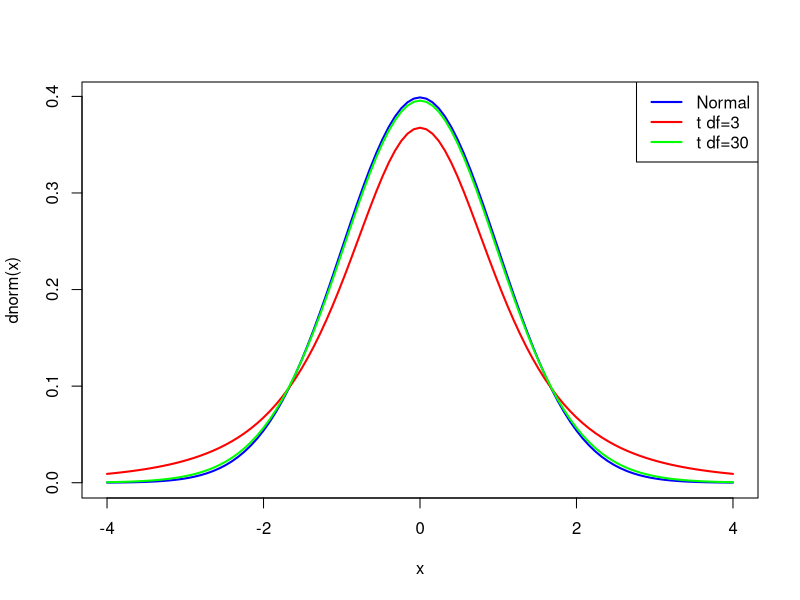

The R source for this figure:
curve(dnorm(x), -4, 4, col = "blue", lwd = 2)
curve(dt(x, df = 3), add = TRUE, col = "red", lwd = 2)
curve(dt(x, df = 30), add = TRUE, col = "green", lwd = 2)

legend("topright",
       legend = c("Normal", "t df=3", "t df=30"),
       col = c("blue", "red", "green"),
       lwd = 2)
